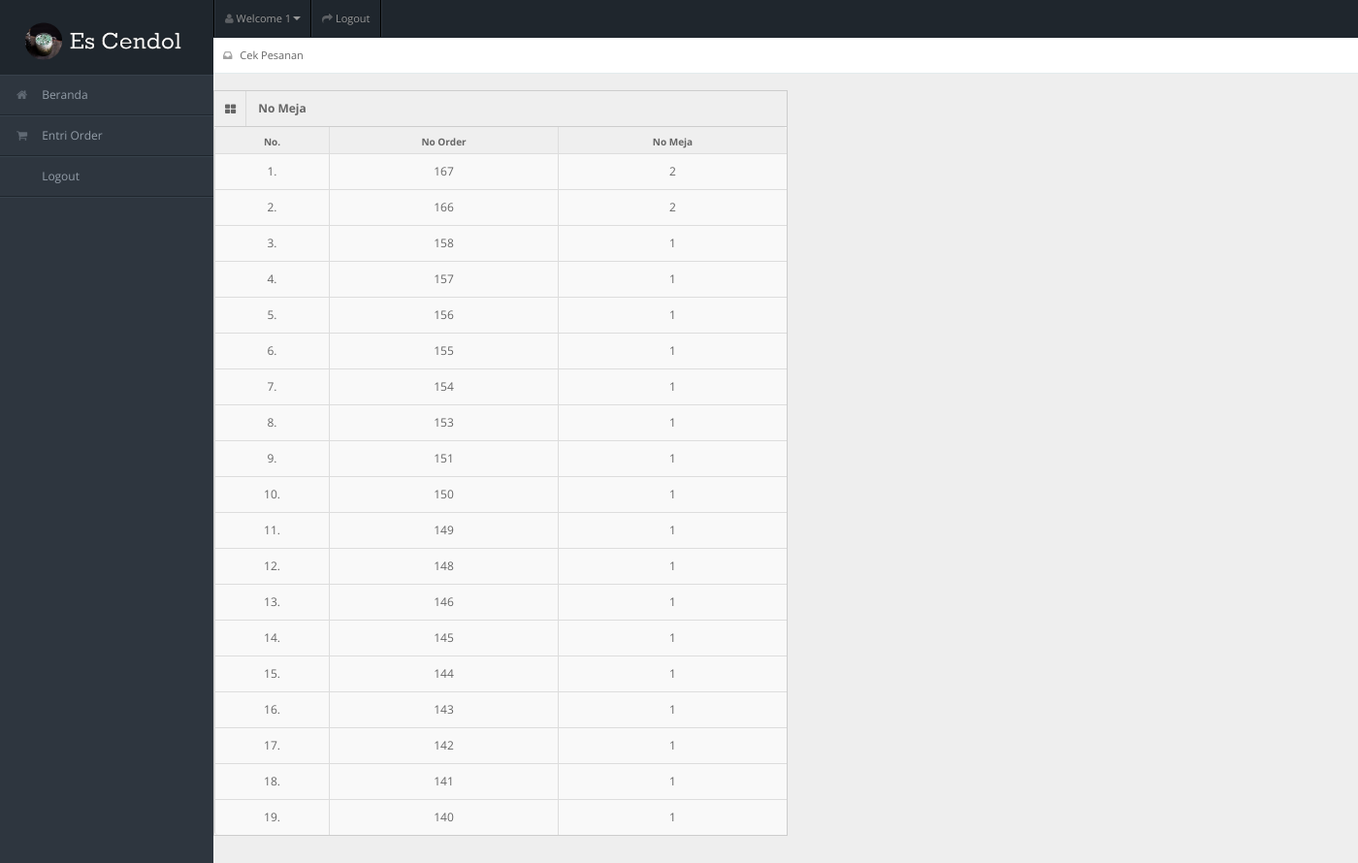
/cek_pemesanan.php (signed in), run on the app's committed database.
### tables this page shows
CREATE TABLE `tb_user` (
  `id_user` int(11) NOT NULL AUTO_INCREMENT,
  `username` varchar(150) NOT NULL,
  `password` varchar(150) NOT NULL,
  `nama_user` varchar(150) NOT NULL,
  `id_level` int(11) NOT NULL,
  `status` varchar(150) NOT NULL,
  PRIMARY KEY (`id_user`),
  UNIQUE KEY `username` (`username`),
  KEY `id_level` (`id_level`),
  CONSTRAINT `tb_user_ibfk_1` FOREIGN KEY (`id_level`) REFERENCES `tb_level` (`id_level`)
);

CREATE TABLE `tb_order` (
  `id_order` int(11) NOT NULL AUTO_INCREMENT,
  `id_admin` int(11) DEFAULT NULL,
  `id_pengunjung` int(11) NOT NULL,
  `waktu_pesan` datetime NOT NULL,
  `total_harga` varchar(150) NOT NULL,
  `uang_bayar` varchar(150) DEFAULT NULL,
  `uang_kembali` varchar(150) DEFAULT NULL,
  `status_order` varchar(150) NOT NULL,
  `status_masakan` varchar(150) NOT NULL,
  PRIMARY KEY (`id_order`),
  KEY `id_admin` (`id_admin`),
  KEY `id_pengunjung` (`id_pengunjung`),
  KEY `id_admin_2` (`id_admin`)
);

### cek_pemesanan.php (the view, shortened to what this page needs)
<!DOCTYPE html>
<?php
include "connection/koneksi.php";
$id = $_SESSION['id_user'];
if(isset ($_SESSION['username'])){
  $query = "select * from tb_user natural join tb_level where id_user = $id";
  mysqli_query($conn, $query);
  $sql = mysqli_query($conn, $query);
  while($r = mysqli_fetch_array($sql)){
?>
<html lang="en">
<head>
<link rel="stylesheet" href="template/dashboard/css/bootstrap.min.css" />
<link rel="stylesheet" href="template/dashboard/css/bootstrap-responsive.min.css" />
<link rel="stylesheet" href="template/dashboard/css/fullcalendar.css" />
<link rel="stylesheet" href="template/dashboard/css/matrix-style.css" />
<link rel="stylesheet" href="template/dashboard/css/matrix-media.css" />
<link href="template/dashboard/font-awesome/css/font-awesome.css" rel="stylesheet" />
<link rel="stylesheet" href="template/dashboard/css/jquery.gritter.css" />
</head>
<body>
<div id="header">
  <h1><a href="cek_pemesanan.php">Cek Pesanan</a></h1>
</div>
<div id="user-nav" class="navbar navbar-inverse">
  <ul class="nav">
    <li  class="dropdown" id="profile-messages" ><a title="" href="#" data-toggle="dropdown" data-target="#profile-messages" class="dropdown-toggle"><i class="icon icon-user"></i>  <span class="text">Welcome <?php echo $r['nama_user'];?></span><b class="caret"></b></a>
    </li>
    <li class=""><a title="" href="logout.php"><i class="icon icon-share-alt"></i> <span class="text">Logout</span></a></li>
  </ul>
</div>
<div id="sidebar"><a href="entri_referensi.php" class="visible-phone"><i class="icon icon-inbox"></i> <span>Entri Transaksi</span></a>
  <ul>
    <?php
    if($r['id_level'] == 1){
  ?>
    <li> <a href="beranda.php"><i class="icon icon-home"></i> <span>Beranda</span></a> </li>
    <li> <a href="entri_referensi.php"><i class="icon icon-tasks"></i> <span>Entri Referensi</span></a> </li>
    <li> <a href="#"><i class="icon icon-shopping-cart"></i> <span>Entri Order</span></a> </li>
    <li class="active"> <a href="entri_transaksi.php"><i class="icon icon-inbox"></i> <span>Entri Transaksi</span></a> </li>
    <li> <a href="generate_laporan.php"><i class="icon icon-print"></i> <span>Generate Laporan</span></a> </li>
    <li> <a href="logout.php"><i class="icon icon-sign-out"></i> <span>Logout</span></a> </li>
  <?php
    } else if($r['id_level'] == 2){
  ?>
    <li> <a href="beranda.php"><i class="icon icon-home"></i> <span>Beranda</span></a> </li>
    <li class="active"> <a href="cek_pemesanan.php"><i class="icon icon-inbox"></i> <span>Cek Pesanan</span></a> </li>
    <li> <a href="logout.php"><i class="icon icon-sign-out"></i> <span>Logout</span></a> </li>
  <?php
    } else if($r['id_level'] == 5){
  ?>
    <li> <a href="beranda.php"><i class="icon icon-home"></i> <span>Beranda</span></a> </li>
    <li> <a href="#"><i class="icon icon-shopping-cart"></i> <span>Entri Order</span></a> </li>
    <li> <a href="logout.php"><i class="icon icon-sign-out"></i> <span>Logout</span></a> </li>
  <?php
    }
  ?>
  </ul>
</div>
<div id="content">
  <div id="content-header">
    <div id="breadcrumb"> <a href="cek_pemesanan.php" title="Go to here" class="tip-bottom"><i class="icon icon-inbox"></i> Cek Pesanan</a></div>
  </div>
  <div class="container">
    <div class="row-fluid">
          </div>
        </div>
        <div class="widget-box"  style="width: 50%">
          <div class="widget-title bg_lg"><span class="icon"><i class="icon-th-large"></i></span>
            <h5>No Meja</h5>
          </div>
          <div class="widget-content nopadding" >
            <table class="table table-bordered table-striped">
              <thead>
                <tr>
                  <th style="width: 10%">No.</th>
                  <th style="width: 20%">No Order</th>
                  <th style="width: 20%">No Meja</th>
                </tr>
              </thead>
              <tbody>
                <?php
                  $nomor = 1;
                  $query_sudah_order = "select * from tb_order left join tb_user on tb_order.id_pengunjung = tb_user.id_user where status_order = 'sudah bayar' order by id_order desc";
                  $sql_sudah_order = mysqli_query($conn, $query_sudah_order);
                  while($r_sudah_order = mysqli_fetch_array($sql_sudah_order)){
                ?>
                <tr>
                  <td><center><?php echo $nomor++; ?>. </center></td>
                  <td><center><?php echo $r_sudah_order['id_order'];?></center></td>
                  <td><center><?php echo $r_sudah_order['nama_user'];?></center></td>
                </tr>
                <?php
                  }
                ?>
              </tbody>
            </table>
          </div>
        </div>
      </div>
      <?php
        }
      ?>
</body>
</html>
<?php
  }
 else {
  header('location: logout.php');
}
?>

### template/dashboard/css/matrix-style.css (style rules this page uses)
* { outline:none !important; -moz-outline: none !important; }
html, body { height:100% }
body { overflow-x: hidden; margin-top: -10px; font-family: 'Open Sans', sans-serif; font-size:12px; color:#666; }
a { color:#666; }
select, textarea, input[type="text"], input[type="password"], input[type="datetime"], input[type="datetime-local"], input[type="date"], input[type="month"], input[type="time"], input[type="week"], input[type="number"], input[type="email"], input[type="url"], input[type="search"], input[type="tel"], input[type="color"], .uneditable-input, .label, .dropdown-menu, .btn, .well, .progress, .table-bordered, .btn-group > .btn:first-child, .btn-group > .btn:last-child, .btn-group > .btn:last-child, .btn-group > .dropdown-toggle, .alert { border-radius:0px; }
.bg_lg { background:#28b779; }
#header { height: 77px; position: relative; width: 100%; z-index: -9; }
#header h1 { background: url("../img/logo.png") no-repeat scroll 0 0 transparent; background-size: 170px; height: 270px; left: 20px; line-height: 600px; overflow: hidden; position: relative; top: 20px; width: 191px; }
#header h1 a { display: block; }
#user-nav { position: absolute; left: 220px; top:0px; z-index: 20; margin: 0; }
#user-nav > ul { margin: 0; padding: 0; list-style: none; border-right: 1px solid #2e363f;border-left: 1px solid #000; }
#user-nav > ul > li { float: left; list-style-type: none; margin: 0; position: relative; padding: 0; border-left: 1px solid #2e363f; border-right: 1px solid #000; }
#user-nav > ul > li > a { padding:9px 10px; display: block; font-size: 11px; }
#user-nav > ul > li > a > i, #sidebar li a i { opacity: .5; margin-top: 2px; }
#sidebar { display: block; float: left; position: relative; width: 220px; z-index: 16; }
#sidebar > ul { list-style: none; margin: 0px 0 0; padding: 0; position: absolute; width: 220px; }
#sidebar > ul > li { display: block; position: relative; }
#sidebar > ul > li > a { padding: 10px 0 10px 15px; display: block; color: #939da8; }
#sidebar > ul > li > a > i { margin-right: 10px; }
#content { background: none repeat scroll 0 0 #eeeeee; margin-left: 220px; margin-right: 0; padding-bottom: 25px; position: relative; min-height:100%; width: auto; }
#content-header { position: abslute; width: 100%; margin-top: -38px; z-index: 20; }
#breadcrumb { background-color: #fff; border-bottom: 1px solid #e3ebed; }
#breadcrumb a { padding: 8px 20px 8px 10px; display: inline-block; background-image: url('../img/breadcrumb.png'); background-position: center right; background-repeat: no-repeat; font-size: 11px; color: #666666; }
#breadcrumb a:last-child { background-image:none; }
#breadcrumb a i { margin-right: 5px; opacity: .6; }
.stat-boxes .peity_bar_good, .stat-boxes .peity_line_good, { color: #459D1C; }
.widget-box { background: none repeat scroll 0 0 #F9F9F9; border-left: 1px solid #CDCDCD; border-top: 1px solid #CDCDCD; border-right: 1px solid #CDCDCD; clear: both; margin-top: 16px; margin-bottom: 16px; position: relative; }
.widget-title, .modal-header, .table th, div.dataTables_wrapper .ui-widget-header { background:#efefef; border-bottom: 1px solid #CDCDCD; height: 36px; }
.widget-title span.icon { padding: 9px 10px 7px 11px; float: left; border-right:1px solid #dadada; }
.widget-title h5 { color: #666; float: left; font-size: 12px; font-weight: bold; padding: 12px; line-height: 12px; margin: 0; }
.widget-content { padding:15px; border-bottom: 1px solid #cdcdcd; }
.table th { height: auto; font-size: 10px; padding: 5px 10px 2px; border-bottom: 0; text-align: center; color: #666666; }
.nopadding { padding: 0 !important; }
.nopadding .table { margin-bottom: 0; }
.nopadding .table-bordered { border: 0; }

### template/dashboard/css/matrix-media.css (style rules this page uses)
body { background:#2E363F; }
#header { background-color: #1f262d; margin-top:10px; }
#sidebar > ul { border-bottom: 1px solid #37414b }
#sidebar > ul > li { border-top: 1px solid #37414b; border-bottom: 1px solid #1f262d; }

### data on the page
tb_user: nama_user "1", shows "Beranda"
tb_order: id_order "167", tb_user.nama_user "2"
tb_order: id_order "166", tb_user.nama_user "2"
tb_order: id_order "158", tb_user.nama_user "1"
tb_order: id_order "157", tb_user.nama_user "1"
tb_order: id_order "156", tb_user.nama_user "1"
tb_order: id_order "155", tb_user.nama_user "1"
tb_order: id_order "154", tb_user.nama_user "1"
tb_order: id_order "153", tb_user.nama_user "1"
tb_order: id_order "151", tb_user.nama_user "1"
tb_order: id_order "150", tb_user.nama_user "1"
tb_order: id_order "149", tb_user.nama_user "1"
tb_order: id_order "148", tb_user.nama_user "1"
tb_order: id_order "146", tb_user.nama_user "1"
tb_order: id_order "145", tb_user.nama_user "1"
tb_order: id_order "144", tb_user.nama_user "1"
tb_order: id_order "143", tb_user.nama_user "1"
tb_order: id_order "142", tb_user.nama_user "1"
tb_order: id_order "141", tb_user.nama_user "1"
tb_order: id_order "140", tb_user.nama_user "1"
